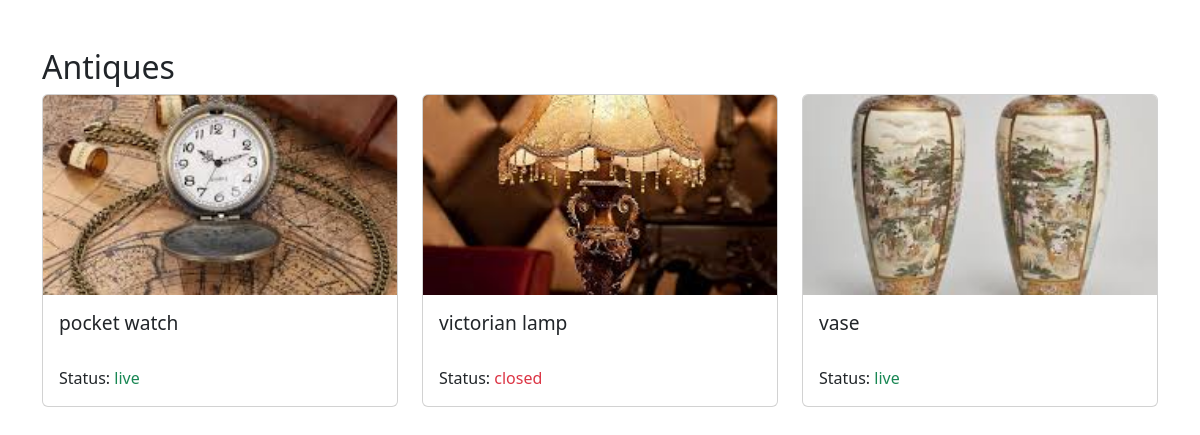
The app's page /admin/antique.php with its own data.
### tables this page shows
CREATE TABLE `product` (
  `product_id` int(11) NOT NULL,
  `product_name` varchar(255) NOT NULL,
  `category_id` int(11) NOT NULL,
  `starting_bid` decimal(10,2) NOT NULL,
  `reserve_price` decimal(10,2) DEFAULT NULL,
  `description` text DEFAULT NULL,
  `keywords` text DEFAULT NULL,
  `minimum_price_interval` decimal(15,2) NOT NULL DEFAULT 0.00
);

CREATE TABLE `product_images` (
  `image_id` int(11) NOT NULL,
  `product_id` int(11) DEFAULT NULL,
  `image_url` varchar(255) NOT NULL,
  `auction_id` int(11) DEFAULT NULL
);

CREATE TABLE `auctions` (
  `auction_id` int(11) NOT NULL,
  `product_id` int(11) DEFAULT NULL,
  `start_date` datetime DEFAULT NULL,
  `end_date` datetime DEFAULT NULL,
  `status` varchar(20) DEFAULT NULL
);

### admin/antique.php (the view, shortened to what this page needs)
<?php
include '../includes/connection.php';
$productReportQuery = "
    SELECT
        p.product_id,
        p.product_name,
        p.starting_bid,
        p.reserve_price,
        p.description,
        p.keywords,
        c.category_name,
        sc.subcategory_name,
        a.start_date,
        a.end_date,
        a.status,          -- Include status
        pi.image_url
    FROM
        product p
    LEFT JOIN
        category c ON p.category_id = c.category_id
    LEFT JOIN
        subcategory sc ON sc.product_id = p.product_id
    LEFT JOIN
        auctions a ON p.product_id = a.product_id
    LEFT JOIN
        product_images pi ON p.product_id = pi.product_id
    WHERE
        c.category_name = 'Antiques' -- Filter by antiques
";
$productReportResult = mysqli_query($conn, $productReportQuery);
$antiques = [];
while ($row = mysqli_fetch_assoc($productReportResult)) {
    $antiques[] = $row;
}
?>
<!DOCTYPE html>
<html lang="en">
<head>
    <link href="https://cdn.jsdelivr.net/npm/bootstrap@5.3.0-alpha1/dist/css/bootstrap.min.css" rel="stylesheet">
</head>
<body>
    <div class="container mt-5">
        <h2>Antiques</h2>
        <div class="row">
            <?php foreach ($antiques as $antique): ?>
                <div class="col-md-4">
                    <div class="card mb-4">
                        <img src="<?php echo htmlspecialchars($antique['image_url']); ?>" class="card-img-top" alt="<?php echo htmlspecialchars($antique['product_name']); ?>">
                        <div class="card-body">
                            <h5 class="card-title"><?php echo htmlspecialchars($antique['product_name']); ?></h5>
                            <p class="card-text">Status:
                                <span class="<?php
                                    switch (htmlspecialchars($antique['status'])) {
                                        case 'live':
                                            echo 'text-success';
                                            break;
                                        case 'closed':
                                            echo 'text-danger';
                                            break;
                                    }
                                ?>">
                                    <?php echo htmlspecialchars($antique['status']); ?>
                                </span>
                            </p>
                        </div>
                    </div>
                </div>
            <?php endforeach; ?>
        </div>
    </div>
</body>
</html>

### admin/antique.php (style rules this page uses)
.card { height: 100%; }
.card-img-top { height: 200px; object-fit: cover; }
.card-body { display: flex; flex-direction: column; justify-content: space-between; }
.card-title { font-size: 1.2rem; }

### records on screen
product: product_images.image_url (picture), product_name "pocket watch", auctions.status "live"
product: product_name.image_url (picture), product_name "victorian lamp", auctions.status "closed"
product: product_name.image_url (picture), product_name "vase", auctions.status "live"
